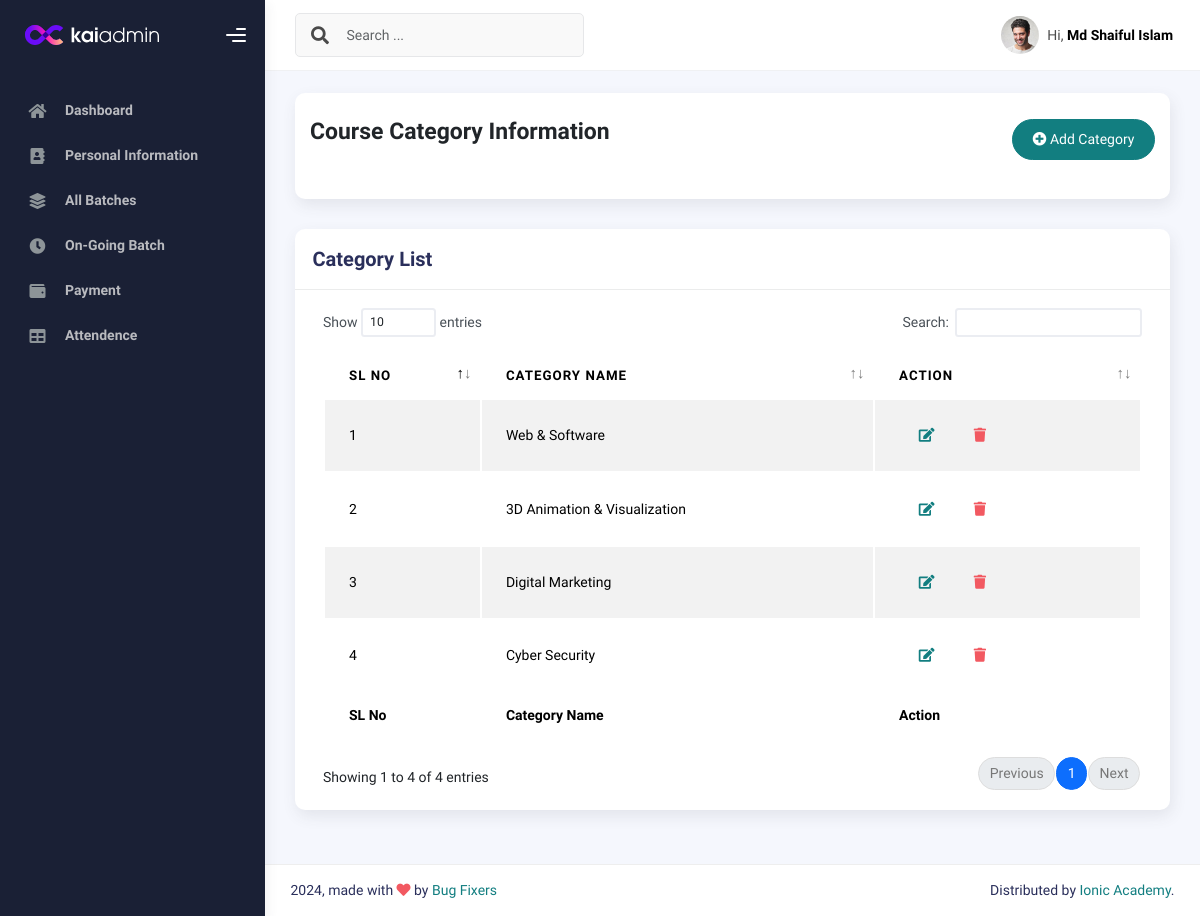
Screenshot of /categorylist/ (signed in) with the database file from the repository.
### IMSapp/models.py (models this page shows, shortened)
class IMSUserModel(AbstractUser):
    USERTYPE=[
        ('Authority','Authority'),
        ('Student','Student'),
        ('Teacher','Teacher'),
        ('Staff','Staff'),
    ]
    UserType=models.CharField(choices=USERTYPE,max_length=100, null=True)

class StudentModel(models.Model):
    Imsuser=models.OneToOneField(IMSUserModel,on_delete=models.CASCADE,related_name='studentinfo',null=True)
    StudentID=models.CharField(max_length=100,null=True)
    StudentName=models.CharField(max_length=100,null=True)
    StudentPhoto=models.ImageField(upload_to='studentPhoto',null=True)
    AdmissionDate=models.DateField(auto_now_add=True,null=True)
    EducationalQualification=models.CharField(max_length=100,null=True)
    LinkedInLink =models.CharField(max_length=150,null=True)
    GithubLink =models.CharField(max_length=150,null=True)
    FacebookLink =models.CharField(max_length=150,null=True)

class CourseCategoryModel(models.Model):
    CategoryName = models.CharField(max_length=100,null=True)

### IMSapp/courseviews.py (the view)
# urls.py: path('categorylist/',categorylist,name="categorylist"),
@login_required
def categorylist(request):
    categorydata = CourseCategoryModel.objects.all()
    return render(request,'courses/categorylist.html',{'categorydata':categorydata})

### IMSapp/templates/courses/categorylist.html
{% extends "profilemaster/master.html" %}
{% block content %}
<div class="col-sm-12 col-md-12">
    <div class="card card-stats card-round">
        <div class="card-body">
            <div class="d-flex align-items-left align-items-md-center flex-column flex-md-row pt-2 pb-4">
                <div>
                    <h3 class="fw-bold mb-3">Course Category Information</h3>
                </div>
                <div class="ms-md-auto py-2 py-md-0">
                    <a href="{% url 'addcategory' %}" class="btn btn-primary btn-round"><i class="fas fa-plus-circle"></i> Add Category</a>
                </div>
            </div>
        </div>
    </div>
</div>
<div class="col-md-12">
    <div class="card">
      <div class="card-header">
        <h4 class="card-title">Category List</h4>
      </div>
      <div class="card-body">
        <div class="table-responsive">
          <table id="basic-datatables" class="display table table-striped table-hover">
            <thead>
              <tr>
                <th>SL No</th>
                <th>Category Name</th>
                <th>Action</th>
              </tr>
            </thead>
            <tfoot>
              <tr>
                <th>SL No</th>
                <th>Category Name</th>
                <th>Action</th>
              </tr>
            </tfoot>
            <tbody>
              {% for i in categorydata %}
                <tr>
                  <td>{{forloop.counter}}</td>
                  <td>{{i.CategoryName}}</td>
                  <td>
                    <div class="form-button-action">
                      <a href="{% url 'editcategory' i.id %}" class="btn btn-link btn-primary btn-md">
                        <i class="fa fa-edit"></i>
                      </a>
                      <a href="{% url 'deletecategory' i.id %}" class="btn btn-link btn-danger btn-md">
                        <i class="fa fa-trash"></i>
                      </a>
                    </div>
                  </td>
                </tr>
              {% endfor %}
            </tbody>
          </table>
        </div>
      </div>
    </div>
  </div>
{% endblock content %}

### IMSapp/templates/profilemaster/header.html (shortened to what this page needs)
{% load static %}
<div class="main-header">
    <nav class="navbar navbar-header navbar-header-transparent navbar-expand-lg border-bottom">
      <div class="container-fluid">
        <nav class="navbar navbar-header-left navbar-expand-lg navbar-form nav-search p-0 d-none d-lg-flex">
          <div class="input-group">
            <div class="input-group-prepend">
              <button type="submit" class="btn btn-search pe-1">
                <i class="fa fa-search search-icon"></i>
              </button>
            </div>
            <input type="text" placeholder="Search ..." class="form-control" />
          </div>
        </nav>
        <ul class="navbar-nav topbar-nav ms-md-auto align-items-center">
          <li class="nav-item topbar-user dropdown hidden-caret">
            <a class="dropdown-toggle profile-pic" data-bs-toggle="dropdown" href="#" aria-expanded="false">
              <div class="avatar-sm">
                <img src="{% static 'profileassets/img/profile.jpg' %}" alt="..." class="avatar-img rounded-circle" />
              </div>
              <span class="profile-username">
                <span class="op-7">Hi,</span>
                <span class="fw-bold">{{user.studentinfo.StudentName}}</span>
              </span>
            </a>
          </li>
        </ul>
      </div>
    </nav>
  </div>

### rows the page displays
IMSUserModel: studentinfo.StudentName "Md Shaiful Islam"
CourseCategoryModel: CategoryName "Web & Software"
CourseCategoryModel: CategoryName "3D Animation & Visualization"
CourseCategoryModel: CategoryName "Digital Marketing"
CourseCategoryModel: CategoryName "Cyber Security"
